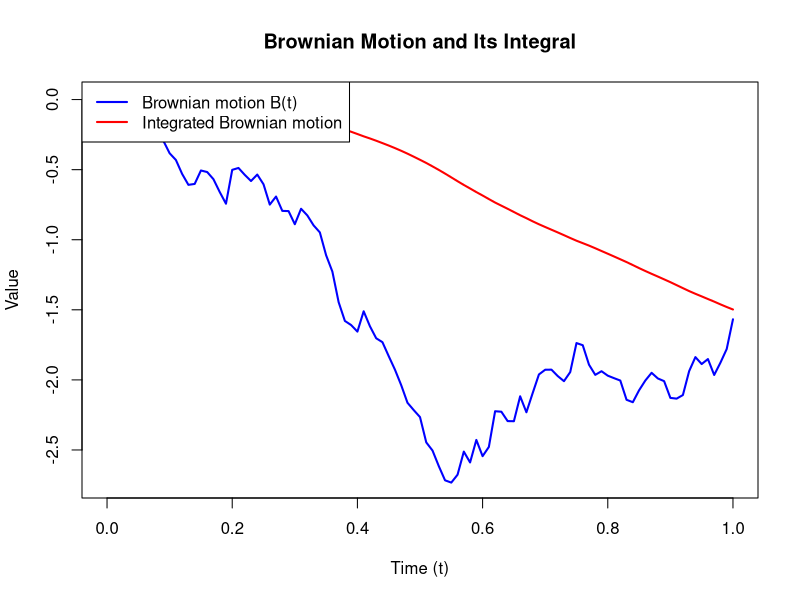
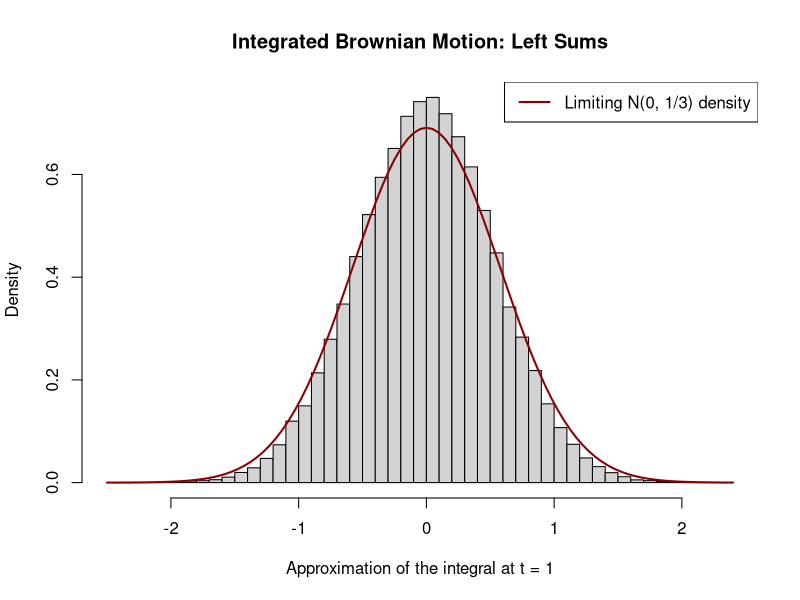
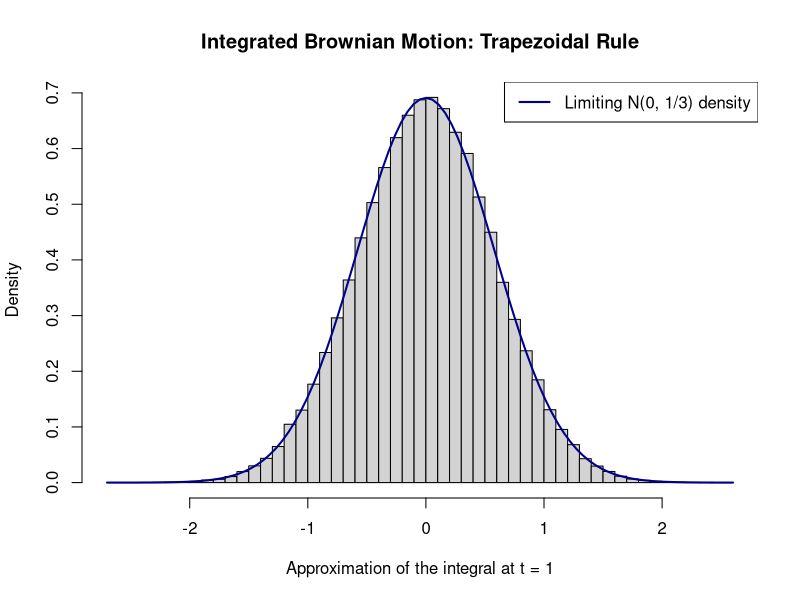
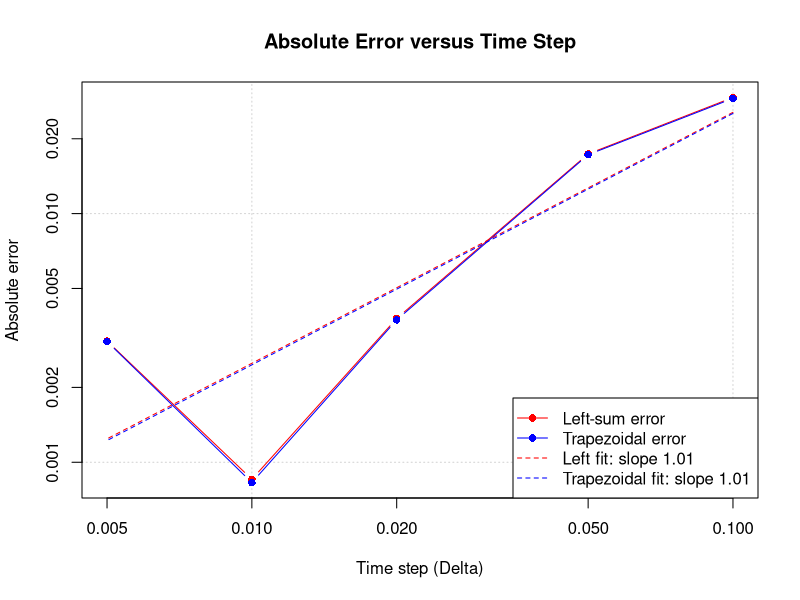
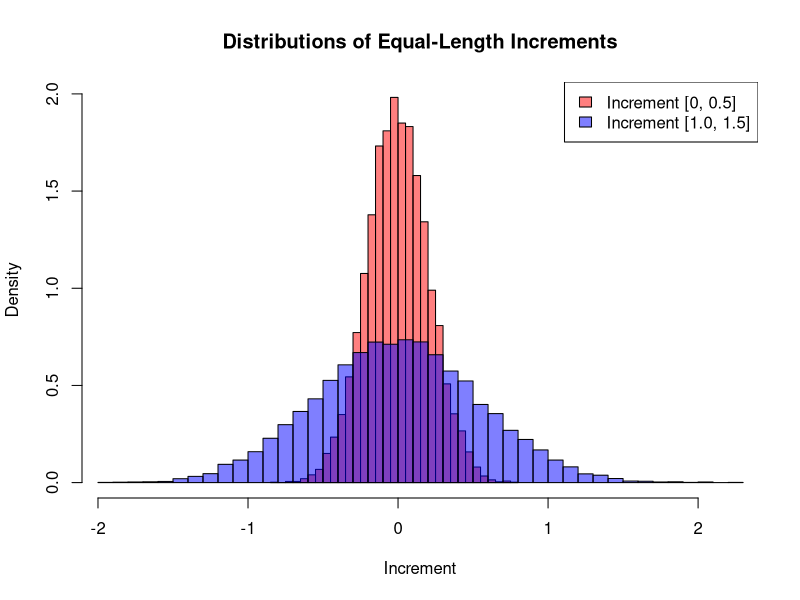

Write R code to recreate these figures, in order.
####### Problem 4.4: Simulation questions #######

#################################################################
#### HELPER FUNCTIONS ####
#################################################################

# Simulates N paths of a Brownian motion up to time T (ttm).
# The return value is a matrix whose rows are sample paths.
sim_bm <- function(N, ttm, dt) {
  K <- round(ttm / dt)
  if (abs(K * dt - ttm) > 1e-12) {
    stop("ttm must be an integer multiple of dt.")
  }

  increments <- matrix(
    rnorm(N * K, mean = 0, sd = sqrt(dt)),
    nrow = N,
    ncol = K
  )

  # apply(..., 1, cumsum) returns the transpose of the desired layout.
  paths_without_zero <- t(apply(increments, 1, cumsum))
  cbind(0, paths_without_zero)
}

# Returns the integrated path on the grid using left Riemann sums.
riemann_sum_left_on_grid <- function(path, dt) {
  c(0, cumsum(path[-length(path)]) * dt)
}

# Returns the integral over the full grid using a left Riemann sum.
riemann_sum_left_total <- function(path, dt) {
  sum(path[-length(path)]) * dt
}

# Returns the integral over the full grid using the trapezoidal rule.
trapezoidal_rule_total <- function(path, dt) {
  sum((path[-1] + path[-length(path)]) / 2) * dt
}

# Integrates a path up to t_end using the trapezoidal rule.
integrate_path_trap <- function(path, dt, t_end) {
  end_index <- round(t_end / dt) + 1
  if (end_index > length(path)) {
    stop("t_end lies outside the simulated time interval.")
  }
  trapezoidal_rule_total(path[seq_len(end_index)], dt)
}

# Returns the integrated path on the grid using the trapezoidal rule.
trapezoidal_rule_on_grid <- function(path, dt) {
  c(0, cumsum((path[-1] + path[-length(path)]) / 2) * dt)
}

# Theoretical variances of the numerical approximations on [0, T].
# These formulas assume that T is an integer multiple of dt.
variance_left_sum <- function(T, dt) {
  T^3 / 3 - T^2 * dt / 2 + T * dt^2 / 6
}

variance_trapezoidal <- function(T, dt) {
  T^3 / 3 - T * dt^2 / 12
}

#################################################################
#### SOLUTIONS TO QUESTIONS ####
#################################################################

# Set a seed if reproducible output is desired.
set.seed(1234)

#### Question (a): Plot a single path ####

ttm_a <- 1
dt_a <- 0.01
tpts_a <- seq(0, ttm_a, by = dt_a)

bm1_a <- as.numeric(sim_bm(1, ttm_a, dt_a))
ibm1_a <- riemann_sum_left_on_grid(bm1_a, dt_a)

plot(
  tpts_a, bm1_a,
  type = "l", col = "blue",
  ylim = range(c(bm1_a, ibm1_a)),
  main = "Brownian Motion and Its Integral",
  xlab = "Time (t)", ylab = "Value", lwd = 2
)
lines(tpts_a, ibm1_a, col = "red", lwd = 2)
legend(
  "topleft",
  legend = c("Brownian motion B(t)", "Integrated Brownian motion"),
  col = c("blue", "red"), lty = 1, lwd = 2
)

#### Question (b): Simulation with left Riemann sums ####

N_b <- 100000
ttm_b <- 1
dt_b <- 0.1

bm_paths_b <- sim_bm(N_b, ttm_b, dt_b)

# A left sum can be computed rowwise without apply().
ibm_left_sims_b <- rowSums(bm_paths_b[, -ncol(bm_paths_b), drop = FALSE]) * dt_b

hist(
  ibm_left_sims_b,
  breaks = 50, probability = TRUE,
  main = "Integrated Brownian Motion: Left Sums",
  xlab = "Approximation of the integral at t = 1"
)
curve(
  dnorm(x, mean = 0, sd = sqrt(1 / 3)),
  add = TRUE, col = "darkred", lwd = 2
)
legend(
  "topright",
  legend = "Limiting N(0, 1/3) density",
  col = "darkred", lty = 1, lwd = 2
)

left_discrete_var_b <- variance_left_sum(ttm_b, dt_b)

cat("--- Question (b): Left Riemann sum results ---\n")
cat("Theoretical mean of the integral: 0\n")
cat("Sample mean:", mean(ibm_left_sims_b), "\n")
cat("Theoretical variance of the integral:", 1 / 3, "\n")
cat("Exact variance of the left-sum approximation:", left_discrete_var_b, "\n")
cat("Sample variance:", var(ibm_left_sims_b), "\n\n")

#### Question (c): Simulation with the trapezoidal rule ####

ibm_trap_sims_c <- (
  rowSums(bm_paths_b[, -c(1, ncol(bm_paths_b)), drop = FALSE]) +
    0.5 * bm_paths_b[, ncol(bm_paths_b)]
) * dt_b

hist(
  ibm_trap_sims_c,
  breaks = 50, probability = TRUE,
  main = "Integrated Brownian Motion: Trapezoidal Rule",
  xlab = "Approximation of the integral at t = 1"
)
curve(
  dnorm(x, mean = 0, sd = sqrt(1 / 3)),
  add = TRUE, col = "darkblue", lwd = 2
)
legend(
  "topright",
  legend = "Limiting N(0, 1/3) density",
  col = "darkblue", lty = 1, lwd = 2
)

trap_discrete_var_c <- variance_trapezoidal(ttm_b, dt_b)

cat("--- Question (c): Trapezoidal-rule results ---\n")
cat("Theoretical mean of the integral: 0\n")
cat("Sample mean:", mean(ibm_trap_sims_c), "\n")
cat("Theoretical variance of the integral:", 1 / 3, "\n")
cat("Exact variance of the trapezoidal approximation:", trap_discrete_var_c, "\n")
cat("Sample variance:", var(ibm_trap_sims_c), "\n\n")

#### Question (d): Comparison ####

cat("--- Question (d): Comparison of sample variances ---\n")
cat("Theoretical variance of the integral:", 1 / 3, "\n")
cat("Left-sum sample variance:", var(ibm_left_sims_b), "\n")
cat("Trapezoidal sample variance:", var(ibm_trap_sims_c), "\n")
cat("Absolute left-sum variance error:",
    abs(var(ibm_left_sims_b) - 1 / 3), "\n")
cat("Absolute trapezoidal variance error:",
    abs(var(ibm_trap_sims_c) - 1 / 3), "\n")
cat("The trapezoidal rule is expected to have the smaller discretisation error.\n\n")

#### Question (e): Convergence analysis ####

cat("--- Question (e): Convergence analysis ---\n")

deltas_e <- c(0.1, 0.05, 0.02, 0.01, 0.005)
reference_dt_e <- 0.0005
ttm_e <- 1

# Simulate one path on a grid finer than all grids investigated.
bm_path_e <- as.numeric(sim_bm(1, ttm_e, reference_dt_e))

# Use one common fine-grid trapezoidal approximation as the reference value.
I_reference_e <- trapezoidal_rule_total(bm_path_e, reference_dt_e)

results_left_e <- numeric(length(deltas_e))
results_trap_e <- numeric(length(deltas_e))

for (i in seq_along(deltas_e)) {
  current_dt <- deltas_e[i]
  step <- round(current_dt / reference_dt_e)
  grid_indices <- seq(1, length(bm_path_e), by = step)
  sub_path <- bm_path_e[grid_indices]

  results_left_e[i] <- riemann_sum_left_total(sub_path, current_dt)
  results_trap_e[i] <- trapezoidal_rule_total(sub_path, current_dt)
}

errors_left_e <- abs(results_left_e - I_reference_e)
errors_trap_e <- abs(results_trap_e - I_reference_e)

# Estimate slopes rather than imposing first- or second-order convergence.
fit_left_e <- lm(log(errors_left_e) ~ log(deltas_e))
fit_trap_e <- lm(log(errors_trap_e) ~ log(deltas_e))
slope_left_e <- unname(coef(fit_left_e)[2])
slope_trap_e <- unname(coef(fit_trap_e)[2])

plot(
  deltas_e, errors_left_e,
  type = "b", log = "xy", col = "red", pch = 16,
  main = "Absolute Error versus Time Step",
  xlab = "Time step (Delta)", ylab = "Absolute error",
  ylim = range(c(errors_left_e, errors_trap_e)),
  panel.first = grid()
)
lines(deltas_e, errors_trap_e, type = "b", col = "blue", pch = 16)

# Add fitted lines on the original log-log axes.
left_fitted <- exp(predict(fit_left_e))
trap_fitted <- exp(predict(fit_trap_e))
lines(deltas_e, left_fitted, col = "red", lty = 2)
lines(deltas_e, trap_fitted, col = "blue", lty = 2)

legend(
  "bottomright",
  legend = c(
    "Left-sum error",
    "Trapezoidal error",
    sprintf("Left fit: slope %.2f", slope_left_e),
    sprintf("Trapezoidal fit: slope %.2f", slope_trap_e)
  ),
  col = c("red", "blue", "red", "blue"),
  lty = c(1, 1, 2, 2),
  pch = c(16, 16, NA, NA)
)

cat("Common fine-grid reference value:", I_reference_e, "\n")
cat("Estimated slope for the left sum:", slope_left_e, "\n")
cat("Estimated slope for the trapezoidal rule:", slope_trap_e, "\n")
cat(
  "For integrated Brownian motion, both methods have root-mean-square ",
  "error of order Delta; the trapezoidal rule has a smaller error constant.\n",
  sep = ""
)
cat(
  "Slopes estimated from one path can vary substantially and should be ",
  "interpreted cautiously.\n\n",
  sep = ""
)

#### Question (f): Empirical covariance ####

cat("--- Question (f): Empirical covariance ---\n")

s_f <- 0.5
t_f <- 1
theoretical_cov_f <- s_f^2 * (t_f / 2 - s_f / 6)

cat("Theoretical covariance for s = 0.5 and t = 1:", theoretical_cov_f, "\n")

N_f <- 100000
dt_f <- 0.01
bm_paths_f <- sim_bm(N_f, t_f, dt_f)

idx_s_f <- round(s_f / dt_f) + 1
weights_s_f <- rep(1, idx_s_f)
weights_s_f[c(1, idx_s_f)] <- 0.5
integrals_s_f <- as.numeric(
  bm_paths_f[, seq_len(idx_s_f), drop = FALSE] %*% weights_s_f
) * dt_f

weights_t_f <- rep(1, ncol(bm_paths_f))
weights_t_f[c(1, length(weights_t_f))] <- 0.5
integrals_t_f <- as.numeric(bm_paths_f %*% weights_t_f) * dt_f

empirical_cov_f <- cov(integrals_s_f, integrals_t_f)

cat("Empirical covariance:", empirical_cov_f, "\n")
cat("Absolute error:", abs(empirical_cov_f - theoretical_cov_f), "\n\n")

#### Question (g): Visualising non-stationary increments ####

cat("--- Question (g): Visualising non-stationary increments ---\n")

N_g <- 10000
ttm_g <- 2
dt_g <- 0.01
bm_paths_g <- sim_bm(N_g, ttm_g, dt_g)

# Integrate all paths on the grid using cumulative trapezoidal sums.
trap_increments_g <- (
  bm_paths_g[, -1, drop = FALSE] +
    bm_paths_g[, -ncol(bm_paths_g), drop = FALSE]
) * (dt_g / 2)
integrated_paths_g <- cbind(0, t(apply(trap_increments_g, 1, cumsum)))

idx_05_g <- round(0.5 / dt_g) + 1
idx_10_g <- round(1.0 / dt_g) + 1
idx_15_g <- round(1.5 / dt_g) + 1

inc1_g <- integrated_paths_g[, idx_05_g] - integrated_paths_g[, 1]
inc2_g <- integrated_paths_g[, idx_15_g] - integrated_paths_g[, idx_10_g]

plot_range_g <- range(c(inc1_g, inc2_g))
col1_g <- rgb(1, 0, 0, alpha = 0.5)
col2_g <- rgb(0, 0, 1, alpha = 0.5)

hist(
  inc1_g,
  breaks = 50, col = col1_g,
  xlim = plot_range_g, probability = TRUE,
  main = "Distributions of Equal-Length Increments",
  xlab = "Increment"
)
hist(
  inc2_g,
  breaks = 50, col = col2_g,
  add = TRUE, probability = TRUE
)
legend(
  "topright",
  legend = c("Increment [0, 0.5]", "Increment [1.0, 1.5]"),
  fill = c(col1_g, col2_g)
)

increment_length_g <- 0.5
start1_g <- 0
start2_g <- 1
var_inc1_theory_g <- start1_g * increment_length_g^2 + increment_length_g^3 / 3
var_inc2_theory_g <- start2_g * increment_length_g^2 + increment_length_g^3 / 3

cat("Increment [0, 0.5]: theoretical variance =", var_inc1_theory_g,
    ", sample variance =", var(inc1_g), "\n")
cat("Increment [1.0, 1.5]: theoretical variance =", var_inc2_theory_g,
    ", sample variance =", var(inc2_g), "\n")
cat(
  "The unequal variances for increments of equal length demonstrate that ",
  "integrated Brownian motion does not have stationary increments.\n",
  sep = ""
)
